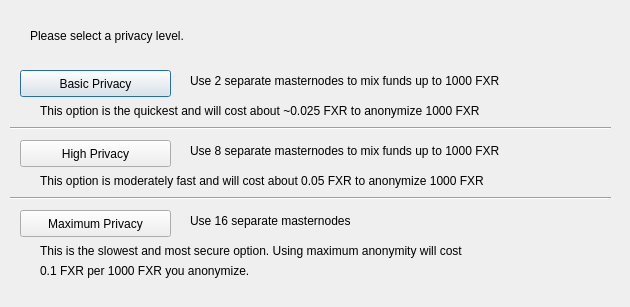
<?xml version="1.0" encoding="UTF-8"?>
<ui version="4.0">
 <class>DarksendConfig</class>
 <widget class="QDialog" name="DarksendConfig">
  <property name="geometry">
   <rect>
    <x>0</x>
    <y>0</y>
    <width>630</width>
    <height>307</height>
   </rect>
  </property>
  <property name="windowTitle">
   <string>Configure PrivateSend</string>
  </property>
  <widget class="QPushButton" name="buttonBasic">
   <property name="geometry">
    <rect>
     <x>20</x>
     <y>70</y>
     <width>151</width>
     <height>27</height>
    </rect>
   </property>
   <property name="text">
    <string>Basic Privacy</string>
   </property>
  </widget>
  <widget class="QPushButton" name="buttonHigh">
   <property name="geometry">
    <rect>
     <x>20</x>
     <y>140</y>
     <width>151</width>
     <height>27</height>
    </rect>
   </property>
   <property name="text">
    <string>High Privacy</string>
   </property>
  </widget>
  <widget class="QPushButton" name="buttonMax">
   <property name="geometry">
    <rect>
     <x>20</x>
     <y>210</y>
     <width>151</width>
     <height>27</height>
    </rect>
   </property>
   <property name="text">
    <string>Maximum Privacy</string>
   </property>
  </widget>
  <widget class="QLabel" name="label">
   <property name="geometry">
    <rect>
     <x>30</x>
     <y>20</y>
     <width>571</width>
     <height>31</height>
    </rect>
   </property>
   <property name="text">
    <string>Please select a privacy level.</string>
   </property>
  </widget>
  <widget class="QLabel" name="label_2">
   <property name="geometry">
    <rect>
     <x>190</x>
     <y>70</y>
     <width>421</width>
     <height>21</height>
    </rect>
   </property>
   <property name="text">
    <string>Use 2 separate masternodes to mix funds up to 1000 FXR</string>
   </property>
  </widget>
  <widget class="QLabel" name="label_3">
   <property name="geometry">
    <rect>
     <x>190</x>
     <y>140</y>
     <width>411</width>
     <height>21</height>
    </rect>
   </property>
   <property name="text">
    <string>Use 8 separate masternodes to mix funds up to 1000 FXR</string>
   </property>
  </widget>
  <widget class="QLabel" name="label_4">
   <property name="geometry">
    <rect>
     <x>190</x>
     <y>210</y>
     <width>421</width>
     <height>21</height>
    </rect>
   </property>
   <property name="text">
    <string>Use 16 separate masternodes</string>
   </property>
  </widget>
  <widget class="QLabel" name="label_6">
   <property name="geometry">
    <rect>
     <x>40</x>
     <y>100</y>
     <width>561</width>
     <height>21</height>
    </rect>
   </property>
   <property name="text">
    <string>This option is the quickest and will cost about ~0.025 FXR to anonymize 1000 FXR</string>
   </property>
  </widget>
  <widget class="QLabel" name="label_7">
   <property name="geometry">
    <rect>
     <x>40</x>
     <y>170</y>
     <width>561</width>
     <height>21</height>
    </rect>
   </property>
   <property name="text">
    <string>This option is moderately fast and will cost about 0.05 FXR to anonymize 1000 FXR</string>
   </property>
  </widget>
  <widget class="QLabel" name="label_8">
   <property name="geometry">
    <rect>
     <x>40</x>
     <y>240</y>
     <width>561</width>
     <height>21</height>
    </rect>
   </property>
   <property name="text">
    <string>This is the slowest and most secure option. Using maximum anonymity will cost</string>
   </property>
  </widget>
  <widget class="QLabel" name="label_9">
   <property name="geometry">
    <rect>
     <x>40</x>
     <y>260</y>
     <width>561</width>
     <height>21</height>
    </rect>
   </property>
   <property name="text">
    <string>0.1 FXR per 1000 FXR you anonymize.</string>
   </property>
  </widget>
  <widget class="Line" name="line">
   <property name="geometry">
    <rect>
     <x>10</x>
     <y>120</y>
     <width>601</width>
     <height>16</height>
    </rect>
   </property>
   <property name="orientation">
    <enum>Qt::Horizontal</enum>
   </property>
  </widget>
  <widget class="Line" name="line_2">
   <property name="geometry">
    <rect>
     <x>10</x>
     <y>190</y>
     <width>601</width>
     <height>16</height>
    </rect>
   </property>
   <property name="orientation">
    <enum>Qt::Horizontal</enum>
   </property>
  </widget>
 </widget>
 <resources/>
 <connections/>
</ui>
